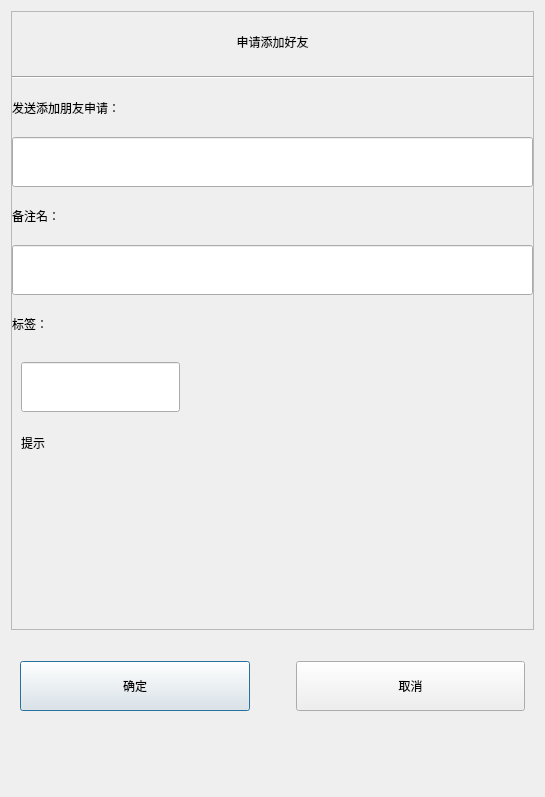
<?xml version="1.0" encoding="UTF-8"?>
<ui version="4.0">
 <class>AuthenFriend</class>
 <widget class="QDialog" name="AuthenFriend">
  <property name="geometry">
   <rect>
    <x>0</x>
    <y>0</y>
    <width>545</width>
    <height>797</height>
   </rect>
  </property>
  <property name="windowTitle">
   <string>Dialog</string>
  </property>
  <layout class="QVBoxLayout" name="verticalLayout">
   <item>
    <widget class="QScrollArea" name="scrollArea">
     <property name="widgetResizable">
      <bool>true</bool>
     </property>
     <widget class="QWidget" name="scrollcontent">
      <property name="geometry">
       <rect>
        <x>0</x>
        <y>0</y>
        <width>525</width>
        <height>612</height>
       </rect>
      </property>
      <layout class="QVBoxLayout" name="verticalLayout_2">
       <property name="spacing">
        <number>0</number>
       </property>
       <property name="leftMargin">
        <number>0</number>
       </property>
       <property name="topMargin">
        <number>0</number>
       </property>
       <property name="rightMargin">
        <number>0</number>
       </property>
       <property name="bottomMargin">
        <number>0</number>
       </property>
       <item>
        <widget class="QLabel" name="apply_lb">
         <property name="maximumSize">
          <size>
           <width>16777215</width>
           <height>60</height>
          </size>
         </property>
         <property name="text">
          <string>申请添加好友</string>
         </property>
         <property name="alignment">
          <set>Qt::AlignCenter</set>
         </property>
        </widget>
       </item>
       <item>
        <widget class="QWidget" name="apply_wid" native="true">
         <layout class="QVBoxLayout" name="verticalLayout_3">
          <property name="spacing">
           <number>0</number>
          </property>
          <property name="leftMargin">
           <number>0</number>
          </property>
          <property name="topMargin">
           <number>0</number>
          </property>
          <property name="rightMargin">
           <number>0</number>
          </property>
          <property name="bottomMargin">
           <number>0</number>
          </property>
          <item>
           <widget class="Line" name="line">
            <property name="orientation">
             <enum>Qt::Horizontal</enum>
            </property>
           </widget>
          </item>
          <item>
           <widget class="QLabel" name="label">
            <property name="maximumSize">
             <size>
              <width>16777215</width>
              <height>50</height>
             </size>
            </property>
            <property name="text">
             <string>发送添加朋友申请：</string>
            </property>
           </widget>
          </item>
          <item>
           <widget class="CustomizeEdit" name="name_ed">
            <property name="minimumSize">
             <size>
              <width>0</width>
              <height>50</height>
             </size>
            </property>
           </widget>
          </item>
          <item>
           <widget class="QLabel" name="label_2">
            <property name="maximumSize">
             <size>
              <width>16777215</width>
              <height>50</height>
             </size>
            </property>
            <property name="text">
             <string>备注名：</string>
            </property>
           </widget>
          </item>
          <item>
           <widget class="CustomizeEdit" name="back_ed">
            <property name="minimumSize">
             <size>
              <width>0</width>
              <height>50</height>
             </size>
            </property>
            <property name="maximumSize">
             <size>
              <width>16777215</width>
              <height>50</height>
             </size>
            </property>
           </widget>
          </item>
          <item>
           <widget class="QLabel" name="label_3">
            <property name="maximumSize">
             <size>
              <width>16777215</width>
              <height>50</height>
             </size>
            </property>
            <property name="text">
             <string>标签：</string>
            </property>
           </widget>
          </item>
          <item>
           <widget class="QWidget" name="lb_group_wid" native="true">
            <property name="maximumSize">
             <size>
              <width>16777215</width>
              <height>120</height>
             </size>
            </property>
            <layout class="QVBoxLayout" name="verticalLayout_4">
             <property name="spacing">
              <number>0</number>
             </property>
             <property name="leftMargin">
              <number>0</number>
             </property>
             <property name="topMargin">
              <number>0</number>
             </property>
             <property name="rightMargin">
              <number>0</number>
             </property>
             <property name="bottomMargin">
              <number>0</number>
             </property>
             <item>
              <widget class="QWidget" name="gridWidget" native="true">
               <property name="maximumSize">
                <size>
                 <width>16777215</width>
                 <height>60</height>
                </size>
               </property>
               <widget class="CustomizeEdit" name="lb_ed">
                <property name="geometry">
                 <rect>
                  <x>9</x>
                  <y>9</y>
                  <width>159</width>
                  <height>50</height>
                 </rect>
                </property>
                <property name="sizePolicy">
                 <sizepolicy hsizetype="Preferred" vsizetype="Fixed">
                  <horstretch>0</horstretch>
                  <verstretch>0</verstretch>
                 </sizepolicy>
                </property>
                <property name="minimumSize">
                 <size>
                  <width>0</width>
                  <height>50</height>
                 </size>
                </property>
                <property name="maximumSize">
                 <size>
                  <width>16777215</width>
                  <height>50</height>
                 </size>
                </property>
               </widget>
              </widget>
             </item>
             <item>
              <widget class="QWidget" name="input_tip_wid" native="true">
               <property name="maximumSize">
                <size>
                 <width>16777215</width>
                 <height>60</height>
                </size>
               </property>
               <layout class="QVBoxLayout" name="verticalLayout_5">
                <item>
                 <widget class="ClickedOnceLabel" name="tip_lb">
                  <property name="maximumSize">
                   <size>
                    <width>16777215</width>
                    <height>60</height>
                   </size>
                  </property>
                  <property name="text">
                   <string>提示</string>
                  </property>
                 </widget>
                </item>
               </layout>
              </widget>
             </item>
            </layout>
           </widget>
          </item>
         </layout>
        </widget>
       </item>
       <item>
        <widget class="QWidget" name="list_wid" native="true">
         <property name="minimumSize">
          <size>
           <width>0</width>
           <height>60</height>
          </size>
         </property>
         <property name="maximumSize">
          <size>
           <width>16777215</width>
           <height>150</height>
          </size>
         </property>
         <layout class="QHBoxLayout" name="horizontalLayout_2">
          <property name="spacing">
           <number>0</number>
          </property>
          <property name="leftMargin">
           <number>0</number>
          </property>
          <property name="topMargin">
           <number>0</number>
          </property>
          <property name="bottomMargin">
           <number>0</number>
          </property>
          <item>
           <widget class="QWidget" name="lb_list" native="true">
            <property name="minimumSize">
             <size>
              <width>450</width>
              <height>0</height>
             </size>
            </property>
            <property name="maximumSize">
             <size>
              <width>450</width>
              <height>16777215</height>
             </size>
            </property>
           </widget>
          </item>
          <item>
           <widget class="QWidget" name="more_lb_wid" native="true">
            <layout class="QHBoxLayout" name="horizontalLayout_3">
             <item>
              <widget class="ClickedOnceLabel" name="more_lb">
               <property name="maximumSize">
                <size>
                 <width>30</width>
                 <height>30</height>
                </size>
               </property>
               <property name="text">
                <string/>
               </property>
              </widget>
             </item>
            </layout>
           </widget>
          </item>
         </layout>
        </widget>
       </item>
      </layout>
     </widget>
    </widget>
   </item>
   <item>
    <widget class="QWidget" name="apply_sure_wid" native="true">
     <property name="minimumSize">
      <size>
       <width>0</width>
       <height>100</height>
      </size>
     </property>
     <layout class="QHBoxLayout" name="horizontalLayout">
      <item>
       <widget class="ClickedBtn" name="sure_btn">
        <property name="minimumSize">
         <size>
          <width>0</width>
          <height>50</height>
         </size>
        </property>
        <property name="text">
         <string>确定</string>
        </property>
       </widget>
      </item>
      <item>
       <spacer name="horizontalSpacer">
        <property name="orientation">
         <enum>Qt::Horizontal</enum>
        </property>
        <property name="sizeType">
         <enum>QSizePolicy::Fixed</enum>
        </property>
        <property name="sizeHint" stdset="0">
         <size>
          <width>40</width>
          <height>20</height>
         </size>
        </property>
       </spacer>
      </item>
      <item>
       <widget class="ClickedBtn" name="cancel_btn">
        <property name="minimumSize">
         <size>
          <width>0</width>
          <height>50</height>
         </size>
        </property>
        <property name="text">
         <string>取消</string>
        </property>
       </widget>
      </item>
     </layout>
    </widget>
   </item>
   <item>
    <spacer name="verticalSpacer">
     <property name="orientation">
      <enum>Qt::Vertical</enum>
     </property>
     <property name="sizeType">
      <enum>QSizePolicy::Fixed</enum>
     </property>
     <property name="sizeHint" stdset="0">
      <size>
       <width>19</width>
       <height>50</height>
      </size>
     </property>
    </spacer>
   </item>
  </layout>
 </widget>
 <customwidgets>
  <customwidget>
   <class>ClickedBtn</class>
   <extends>QPushButton</extends>
   <header location="global">clickedbtn.h</header>
  </customwidget>
  <customwidget>
   <class>CustomizeEdit</class>
   <extends>QLineEdit</extends>
   <header location="global">customizeedit.h</header>
  </customwidget>
  <customwidget>
   <class>ClickedOnceLabel</class>
   <extends>QLabel</extends>
   <header location="global">clickedoncelabel.h</header>
  </customwidget>
 </customwidgets>
 <resources/>
 <connections/>
</ui>
